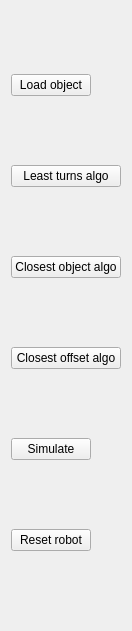
   <widget class="QWidget" name="verticalLayoutWidget">
    <property name="geometry">
     <rect>
      <x>1000</x>
      <y>0</y>
      <width>119</width>
      <height>631</height>
     </rect>
    </property>
    <layout class="QVBoxLayout" name="verticalLayout">
     <item>
      <widget class="QPushButton" name="loadObject">
       <property name="sizePolicy">
        <sizepolicy hsizetype="Fixed" vsizetype="Fixed">
         <horstretch>0</horstretch>
         <verstretch>0</verstretch>
        </sizepolicy>
       </property>
       <property name="text">
        <string>Load object</string>
       </property>
      </widget>
     </item>
     <item>
      <widget class="QPushButton" name="leastTurns">
       <property name="sizePolicy">
        <sizepolicy hsizetype="Expanding" vsizetype="Fixed">
         <horstretch>0</horstretch>
         <verstretch>0</verstretch>
        </sizepolicy>
       </property>
       <property name="text">
        <string>Least turns algo</string>
       </property>
      </widget>
     </item>
     <item>
      <widget class="QPushButton" name="closestObject">
       <property name="sizePolicy">
        <sizepolicy hsizetype="Expanding" vsizetype="Fixed">
         <horstretch>0</horstretch>
         <verstretch>0</verstretch>
        </sizepolicy>
       </property>
       <property name="text">
        <string>Closest object algo</string>
       </property>
      </widget>
     </item>
     <item>
      <widget class="QPushButton" name="closestOffset">
       <property name="sizePolicy">
        <sizepolicy hsizetype="Expanding" vsizetype="Fixed">
         <horstretch>0</horstretch>
         <verstretch>0</verstretch>
        </sizepolicy>
       </property>
       <property name="text">
        <string>Closest offset algo</string>
       </property>
      </widget>
     </item>
     <item>
      <widget class="QPushButton" name="simulate">
       <property name="sizePolicy">
        <sizepolicy hsizetype="Fixed" vsizetype="Fixed">
         <horstretch>0</horstretch>
         <verstretch>0</verstretch>
        </sizepolicy>
       </property>
       <property name="text">
        <string>Simulate</string>
       </property>
      </widget>
     </item>
     <item>
      <widget class="QPushButton" name="resetRobot">
       <property name="sizePolicy">
        <sizepolicy hsizetype="Fixed" vsizetype="Fixed">
         <horstretch>0</horstretch>
         <verstretch>0</verstretch>
        </sizepolicy>
       </property>
       <property name="text">
        <string>Reset robot</string>
       </property>
      </widget>
     </item>
    </layout>
   </widget>
